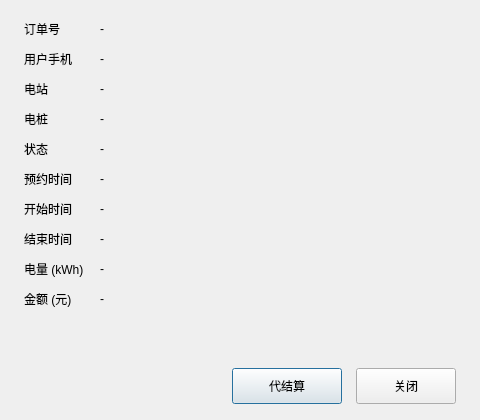
<?xml version="1.0" encoding="UTF-8"?>
<ui version="4.0">
 <class>OrderDetailDialog</class>
 <widget class="QDialog" name="OrderDetailDialog">
  <property name="geometry">
   <rect>
    <x>0</x>
    <y>0</y>
    <width>480</width>
    <height>420</height>
   </rect>
  </property>
  <property name="windowTitle">
   <string>订单详情</string>
  </property>
  <layout class="QVBoxLayout" name="verticalLayout">
   <property name="leftMargin">
    <number>24</number>
   </property>
   <property name="topMargin">
    <number>20</number>
   </property>
   <property name="rightMargin">
    <number>24</number>
   </property>
   <property name="bottomMargin">
    <number>16</number>
   </property>
   <property name="spacing">
    <number>14</number>
   </property>
   <item>
    <layout class="QFormLayout" name="formLayout">
     <property name="horizontalSpacing">
      <number>16</number>
     </property>
     <property name="verticalSpacing">
      <number>12</number>
     </property>
     <item row="0" column="0">
      <widget class="QLabel" name="lblOrderNo">
       <property name="text">
        <string>订单号</string>
       </property>
      </widget>
     </item>
     <item row="0" column="1">
      <widget class="QLabel" name="valOrderNo">
       <property name="text">
        <string>-</string>
       </property>
      </widget>
     </item>
     <item row="1" column="0">
      <widget class="QLabel" name="lblPhone">
       <property name="text">
        <string>用户手机</string>
       </property>
      </widget>
     </item>
     <item row="1" column="1">
      <widget class="QLabel" name="valPhone">
       <property name="text">
        <string>-</string>
       </property>
      </widget>
     </item>
     <item row="2" column="0">
      <widget class="QLabel" name="lblStation">
       <property name="text">
        <string>电站</string>
       </property>
      </widget>
     </item>
     <item row="2" column="1">
      <widget class="QLabel" name="valStation">
       <property name="text">
        <string>-</string>
       </property>
      </widget>
     </item>
     <item row="3" column="0">
      <widget class="QLabel" name="lblPileNo">
       <property name="text">
        <string>电桩</string>
       </property>
      </widget>
     </item>
     <item row="3" column="1">
      <widget class="QLabel" name="valPileNo">
       <property name="text">
        <string>-</string>
       </property>
      </widget>
     </item>
     <item row="4" column="0">
      <widget class="QLabel" name="lblStatus">
       <property name="text">
        <string>状态</string>
       </property>
      </widget>
     </item>
     <item row="4" column="1">
      <widget class="QLabel" name="valStatus">
       <property name="text">
        <string>-</string>
       </property>
      </widget>
     </item>
     <item row="5" column="0">
      <widget class="QLabel" name="lblReserveAt">
       <property name="text">
        <string>预约时间</string>
       </property>
      </widget>
     </item>
     <item row="5" column="1">
      <widget class="QLabel" name="valReserveAt">
       <property name="text">
        <string>-</string>
       </property>
      </widget>
     </item>
     <item row="6" column="0">
      <widget class="QLabel" name="lblStartAt">
       <property name="text">
        <string>开始时间</string>
       </property>
      </widget>
     </item>
     <item row="6" column="1">
      <widget class="QLabel" name="valStartAt">
       <property name="text">
        <string>-</string>
       </property>
      </widget>
     </item>
     <item row="7" column="0">
      <widget class="QLabel" name="lblEndAt">
       <property name="text">
        <string>结束时间</string>
       </property>
      </widget>
     </item>
     <item row="7" column="1">
      <widget class="QLabel" name="valEndAt">
       <property name="text">
        <string>-</string>
       </property>
      </widget>
     </item>
     <item row="8" column="0">
      <widget class="QLabel" name="lblKwh">
       <property name="text">
        <string>电量 (kWh)</string>
       </property>
      </widget>
     </item>
     <item row="8" column="1">
      <widget class="QLabel" name="valKwh">
       <property name="text">
        <string>-</string>
       </property>
      </widget>
     </item>
     <item row="9" column="0">
      <widget class="QLabel" name="lblAmount">
       <property name="text">
        <string>金额 (元)</string>
       </property>
      </widget>
     </item>
     <item row="9" column="1">
      <widget class="QLabel" name="valAmount">
       <property name="text">
        <string>-</string>
       </property>
      </widget>
     </item>
    </layout>
   </item>
   <item>
    <layout class="QHBoxLayout" name="horizontalLayout">
     <item>
      <spacer name="horizontalSpacer_2">
       <property name="orientation">
        <enum>Qt::Horizontal</enum>
       </property>
       <property name="sizeHint" stdset="0">
        <size>
         <width>40</width>
         <height>20</height>
        </size>
       </property>
      </spacer>
     </item>
     <item>
      <widget class="QPushButton" name="btnSettle">
       <property name="minimumSize">
        <size>
         <width>110</width>
         <height>36</height>
        </size>
       </property>
       <property name="text">
        <string>代结算</string>
       </property>
      </widget>
     </item>
     <item>
      <widget class="QPushButton" name="btnClose">
       <property name="minimumSize">
        <size>
         <width>100</width>
         <height>36</height>
        </size>
       </property>
       <property name="text">
        <string>关闭</string>
       </property>
      </widget>
     </item>
    </layout>
   </item>
  </layout>
 </widget>
 <resources/>
 <connections/>
</ui>
